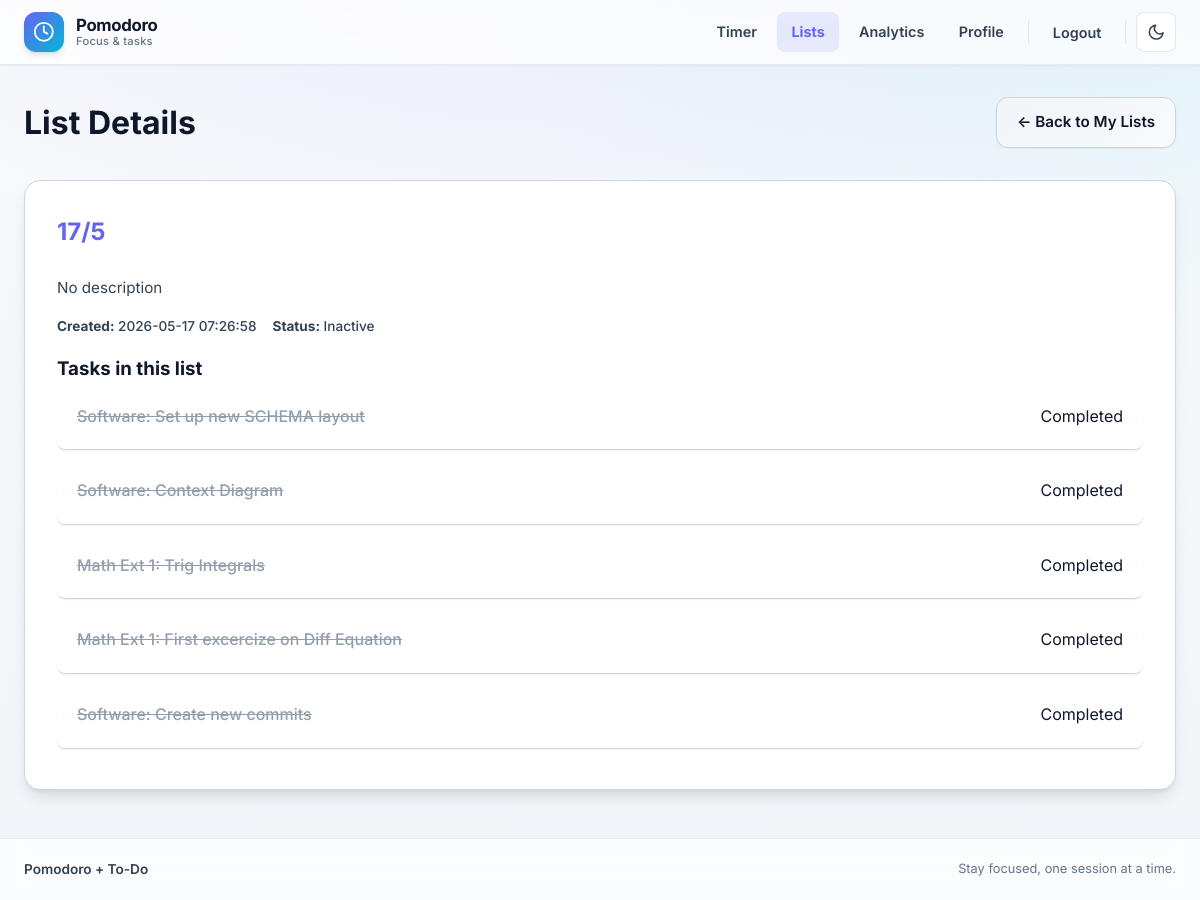
The page /lists/4 (signed in) on the database its author committed.
### tables this page shows
CREATE TABLE lists (
    id INTEGER PRIMARY KEY AUTOINCREMENT,
    user_id INTEGER NOT NULL,
    name TEXT NOT NULL,
    description TEXT,
    is_active BOOLEAN DEFAULT 0,
    pomo_session INTEGER DEFAULT 25,
    pomo_short_break INTEGER DEFAULT 5,
    pomo_long_break INTEGER DEFAULT 15,
    pomo_current_time INTEGER DEFAULT 0,
    -- Timer state management
    timer_state TEXT DEFAULT 'idle' CHECK(timer_state IN ('idle', 'session', 'short_break', 'long_break', 'paused')),
    current_phase TEXT DEFAULT NULL CHECK(current_phase IN ('session', 'short_break', 'long_break')),
    timer_remaining INTEGER DEFAULT 0,
    sessions_completed INTEGER DEFAULT 0,
    timer_started_at TIMESTAMP NULL,
    timer_last_updated TIMESTAMP DEFAULT CURRENT_TIMESTAMP,
    created_at TIMESTAMP DEFAULT CURRENT_TIMESTAMP,
    FOREIGN KEY (user_id) REFERENCES users (id) ON DELETE CASCADE,
    UNIQUE(user_id, name)
);

CREATE TABLE tasks (
    id INTEGER PRIMARY KEY AUTOINCREMENT,
    list_id INTEGER NOT NULL,
    user_id INTEGER NOT NULL,
    content TEXT NOT NULL,
    is_done BOOLEAN DEFAULT 0,
    tags TEXT DEFAULT '',
    position INTEGER DEFAULT 0,
    parent_id INTEGER DEFAULT NULL,
    level INTEGER DEFAULT 0,
    path TEXT DEFAULT NULL,
    total_time_seconds INTEGER DEFAULT 0,
    created_at TIMESTAMP DEFAULT CURRENT_TIMESTAMP,
    FOREIGN KEY (list_id) REFERENCES lists (id) ON DELETE CASCADE,
    FOREIGN KEY (user_id) REFERENCES users (id) ON DELETE CASCADE,
    FOREIGN KEY (parent_id) REFERENCES tasks (id) ON DELETE CASCADE
);

### pomodoro/routes/lists.py (the view)
@bp.route('/<int:id>', methods=('GET',))
@login_required
def detail(id):
    from ..models.list import get_list_by_id
    from ..db import get_db
    db = get_db()
    list_row = get_list_by_id(id, current_user.id)
    if list_row is None:
        flash('List not found or access denied.', 'error')
        return redirect(url_for('lists.index'))
    tasks = db.execute(
        'SELECT * FROM tasks WHERE list_id = ? AND user_id = ? ORDER BY position, created_at',
        (id, current_user.id)
    ).fetchall()
    return render_template('lists/detail.html', list=list_row, tasks=tasks)

### pomodoro/db.py (called while the page is built)
def convert_datetime(val):
    if isinstance(val, bytes):
        val = val.decode('utf-8')
    if isinstance(val, str):
        try:
            if 'T' in val:
                return datetime.fromisoformat(val.replace('Z', '+00:00'))
            else:
                return datetime.fromisoformat(val)
        except (ValueError, AttributeError):
            return datetime.now()
    return val

def get_db():
    if 'db' not in g:
        os.makedirs(current_app.instance_path, exist_ok=True)
        g.db = sqlite3.connect(
            current_app.config['DATABASE'],
            detect_types=sqlite3.PARSE_DECLTYPES | sqlite3.PARSE_COLNAMES
        )
        g.db.row_factory = sqlite3.Row
        g.db.execute("PRAGMA busy_timeout = 30000")
        from .migrations import run_pending_migrations
        run_pending_migrations(g.db)
    return g.db

### pomodoro/migrations.py (called while the page is built, shortened)
def _ensure_migrations_table(db: sqlite3.Connection):
    db.execute("""
        CREATE TABLE IF NOT EXISTS schema_migrations (
            filename TEXT PRIMARY KEY,
            applied_at TIMESTAMP DEFAULT CURRENT_TIMESTAMP
        )
    """)
    db.commit()

def run_pending_migrations(db: sqlite3.Connection):
    _ensure_migrations_table(db)
    applied = {row[0] for row in db.execute("SELECT filename FROM schema_migrations")}
    migration_files = sorted(
        f for f in os.listdir(MIGRATIONS_DIR)
        if f.endswith('.sql') and f not in applied
    )

### pomodoro/models/list.py (called while the page is built)
def get_list_by_id(list_id, user_id):
    db = get_db()
    return db.execute(
        'SELECT * FROM lists WHERE id = ? AND user_id = ?',
        (list_id, user_id)
    ).fetchone()

### pomodoro/models/user.py (called while the page is built)
    @staticmethod
    def get_by_id(user_id):
        database = db.get_db()
        user_data = database.execute(
            'SELECT * FROM users WHERE id = ?', (user_id,)
        ).fetchone()
        if user_data:
            return User(**user_data)
        return None

### pomodoro/templates/lists/detail.html (shortened to what this page needs)
{% extends 'base.html' %}
{% block content %}
<div class="lists-page">
    <div class="page-header">
        <h1>List Details</h1>
        <a href="{{ url_for('lists.index') }}" class="btn btn-secondary">← Back to My Lists</a>
    </div>
    <div class="panel lists-panel">
        <h2>{{ list['name'] }}</h2>
        <p class="list-description">{{ list['description'] or 'No description' }}</p>
        <div class="list-settings">
            <span><strong>Created:</strong> {{ list['created_at'] }}</span>
            {% if list['is_active'] %}
                <span><strong>Status:</strong> Active</span>
            {% else %}
                <span><strong>Status:</strong> Inactive</span>
            {% endif %}
        </div>
        <h3>Tasks in this list</h3>
        {% if tasks %}
            <ul class="task-list">
                {% for task in tasks %}
                    <li class="task-item {% if task['is_done'] %}completed{% endif %}">
                        <span class="task-content">{{ task['content'] }}</span>
                        <span class="task-meta">{{ 'Completed' if task['is_done'] else 'Pending' }}</span>
                    </li>
                {% endfor %}
            </ul>
        {% else %}
            <div class="empty-state">
                <p>No tasks in this list yet.</p>
            </div>
        {% endif %}
    </div>
</div>
{% endblock %}

### pomodoro/static/css/style.css (style rules this page uses)
:root { --primary-color: #6366f1; --primary-hover: #4f46e5; --primary-light: #818cf8; --secondary-color: #06b6d4; --accent-color: #f43f5e; --success-color: #059669; --warning-color: #d97706; --error-color: #dc2626; --text-primary: #0f172a; --text-secondary: #334155; --text-muted: #64748b; --bg-primary: #ffffff; --bg-secondary: #f8fafc; --bg-tertiary: #f1f5f9; --border-color: #cbd5e1; --border-light: #e2e8f0; --shadow-sm: 0 1px 2px 0 rgb(0 0 0 / 0.05); --shadow-md: 0 4px 6px -1px rgb(0 0 0 / 0.1), 0 2px 4px -2px rgb(0 0 0 / 0.1); --shadow-lg: 0 10px 15px -3px rgb(0 0 0 / 0.1), 0 4px 6px -4px rgb(0 0 0 / 0.1); --shadow-xl: 0 20px 25px -5px rgb(0 0 0 / 0.1), 0 8px 10px -6px rgb(0 0 0 / 0.1); --radius-sm: 0.375rem; --radius-md: 0.5rem; --radius-lg: 0.75rem; --radius-xl: 1rem; --focus-ring: 0 0 0 3px rgba(99, 102, 241, 0.4); }
* { margin: 0; padding: 0; box-sizing: border-box; }
body { font-family: 'Inter', -apple-system, BlinkMacSystemFont, 'Segoe UI', Roboto, 'Helvetica Neue', Arial, sans-serif; color: var(--text-primary); line-height: 1.6; min-height: 100vh; -webkit-font-smoothing: antialiased; -moz-osx-font-smoothing: grayscale; }
.panel { background: var(--bg-primary); border-radius: var(--radius-xl); padding: 2rem; box-shadow: var(--shadow-lg); overflow-y: auto; border: 1px solid var(--border-color); transition: transform 0.3s ease, box-shadow 0.3s ease; }
.panel h2 { margin-bottom: 1.5rem; color: var(--text-primary); font-size: 1.5rem; font-weight: 700; background: linear-gradient(135deg, var(--primary-color) 0%, var(--primary-hover) 100%); -webkit-background-clip: text; -webkit-text-fill-color: transparent; background-clip: text; }
.task-list { list-style: none; }
.task-item { gap: 0.5rem; }
.task-item { display: flex; align-items: center; gap: 1rem; padding: 1.25rem; border-bottom: 1px solid var(--border-color); transition: all 0.3s ease; border-radius: var(--radius-md); margin-bottom: 0.5rem; background: var(--bg-primary); box-shadow: var(--shadow-sm); position: relative; cursor: grab; }
.task-item.completed .task-content { text-decoration: line-through; color: var(--text-muted); opacity: 0.7; }
.task-content { flex: 1; font-size: 1rem; color: var(--text-primary); font-weight: 500; word-wrap: break-word; word-break: break-word; overflow-wrap: break-word; hyphens: auto; }
.lists-page { max-width: 100%; }
.page-header { display: flex; justify-content: space-between; align-items: center; margin-bottom: 2rem; }
.lists-panel { background: var(--bg-primary); border-radius: var(--radius-xl); padding: 2rem; box-shadow: var(--shadow-lg); overflow-y: auto; transition: transform 0.2s ease, box-shadow 0.2s ease; }
.list-description { color: var(--text-secondary); font-size: 0.95rem; margin-bottom: 1rem; line-height: 1.6; }
.list-settings { display: flex; gap: 1rem; margin-bottom: 1rem; font-size: 0.85rem; color: var(--text-secondary); font-weight: 500; }
.btn { padding: 0.75rem 1.25rem; border: none; border-radius: var(--radius-lg); cursor: pointer; font-weight: 600; text-decoration: none; display: inline-block; transition: all 0.3s ease; font-size: 0.95rem; box-shadow: var(--shadow-sm); }
.btn-secondary { background: linear-gradient(135deg, var(--bg-tertiary) 0%, var(--bg-secondary) 100%); color: var(--text-primary); border: 1px solid var(--border-color); }
.task-content { cursor: pointer; transition: all 0.2s ease; border-radius: var(--radius-sm); padding: 0.25rem 0.5rem; margin: -0.25rem -0.5rem; position: relative; }
.task-content { position: relative; overflow: hidden; }
.task-content::before { content: ''; position: absolute; top: 50%; left: 50%; width: 0; height: 0; border-radius: 50%; background: rgba(99, 102, 241, 0.1); transform: translate(-50%, -50%); transition: width 0.3s ease, height 0.3s ease; pointer-events: none; }

### pomodoro/static/css/base-layout.css (style rules this page uses)
:root { --header-height: 4rem; --content-max-width: 1400px; --nav-blur: 12px; --surface-elevated: rgba(255, 255, 255, 0.72); --header-border: rgba(15, 23, 42, 0.08); }
.app-body { display: flex; flex-direction: column; min-height: 100vh; background: radial-gradient(ellipse 80% 50% at 50% -20%, rgba(99, 102, 241, 0.12), transparent), radial-gradient(ellipse 60% 40% at 100% 0%, rgba(6, 182, 212, 0.08), transparent), linear-gradient(180deg, var(--bg-secondary) 0%, var(--bg-tertiary) 100%); background-attachment: fixed; }

### rows shown on the page
lists: name "17/5", description "No description", created_at "2026-05-17 07:26:58"
tasks: content "Software: Set up new SCHEMA layout", is_done "Completed"
tasks: content "Software: Context Diagram", is_done "Completed"
tasks: content "Math Ext 1: Trig Integrals", is_done "Completed"
tasks: content "Math Ext 1: First excercize on Diff Equation", is_done "Completed"
tasks: content "Software: Create new commits", is_done "Completed"
